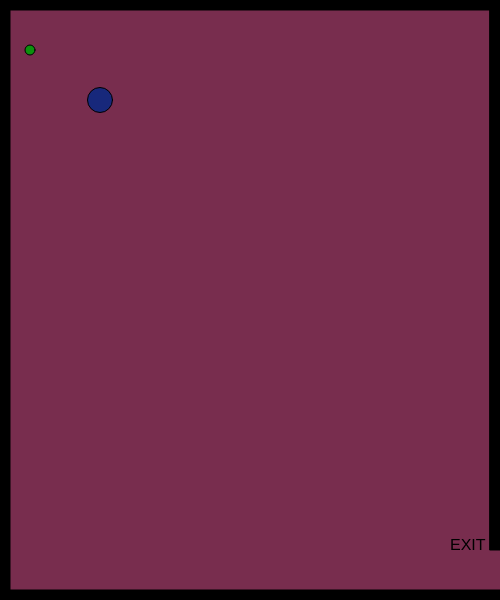
Frame 1 (no input)
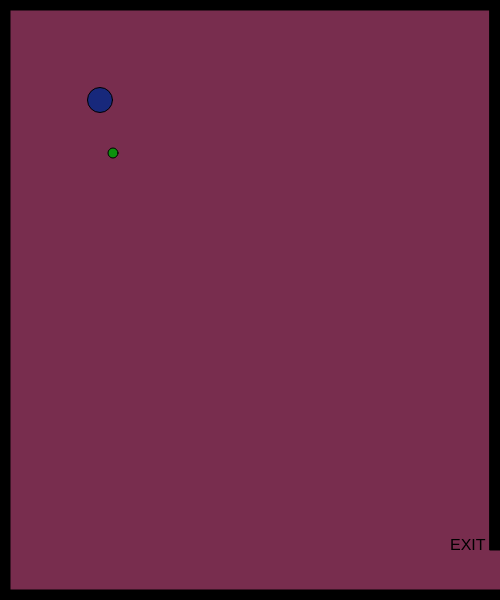
Frame 60 (no input)
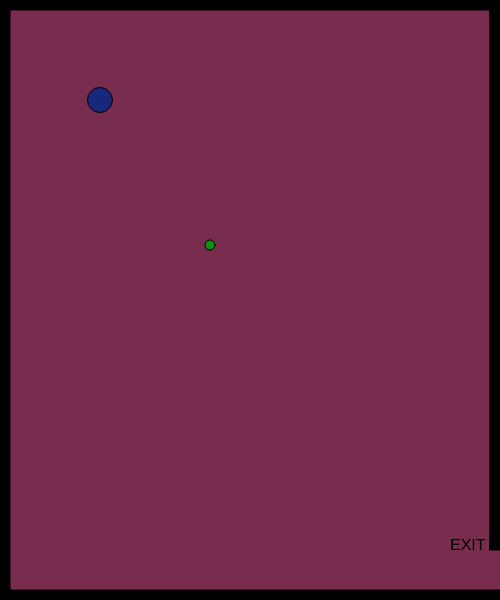
Frame 120 (the mouse pressed at the canvas centre since frame 60)

The p5.js sketch that drew these frames (run headless with seeded random() and noise() and a simulated clock; from frame 60 on, the mouse is pressed at the canvas centre):

// p5.js sketch
// ── sketch.js
// x and y for my character
var characterX = 100;
var characterY = 100;
// define the key codes for each letter
var w = 87; 
var s = 83;
var a = 65;
var d = 68;

// x and y for a shape
var shapeX = 30;
var shapeY = 50;
var shapeXSpeed;
var shapeYSpeed;

function setup()
{
    createCanvas(500, 600);
    // get a random speed when the it first starts
    shapeXSpeed = Math.floor(Math.random() * (Math.floor(Math.random() * 5)) + 1);
    shapeYSpeed = Math.floor(Math.random() * (Math.floor(Math.random() * 5)) + 1);
}

function draw()
{
    background(120,45,78);
    fill(0);
    // top border
    rect(0,0,width,10);
    // left border
    rect(0,0,10,height);
    // bottom border
    rect(0, height-10,width, 10);
    // right upper border
    rect(width-10,0,10,height-50);

    // exit message
    textSize(16);
    text("EXIT", width-50,height-50)

    //character
    fill(23,40,123);
    circle(characterX,characterY,25);

    // handle the keys
    if(keyIsDown(w))
    {
        characterY -= 10;   
    }
    if(keyIsDown(s))
    {
        characterY += 10;   
    }
    if(keyIsDown(a))
    {
        characterX -= 10;   
    }
    if(keyIsDown(d))
    {
        characterX += 10;   
    }

    // potential enemy
    fill(13,145,14);
    // draw the shape
    circle(shapeX, shapeY, 10);

     // get a random speed when the it first starts
     shapeXSpeed = Math.floor(Math.random() * (Math.floor(Math.random() * 5)) + 1);
     shapeYSpeed = Math.floor(Math.random() * (Math.floor(Math.random() * 5)) + 1);

    // move the shape
    shapeX += shapeXSpeed;
    shapeY += shapeYSpeed;
    // check to see if the shape has gone out of bounds
    if(shapeX > width)
    {
        shapeX = 0;
    }
    if(shapeX < 0)
    {
        shapeX = width;
    }
    if(shapeY > height)
    {
        shapeY = 0;
    }
    if(shapeY < 0)
    {
        shapeY = height;
    }
}

/*
function keyPressed() {
    if (keyCode === LEFT_ARROW) {
        characterX -= 10;
    } 
    else if (keyCode === RIGHT_ARROW) {
        characterX += 10;
    }
    else if (keyCode === UP_ARROW) {
        characterY -= 10;
    }
    else if (keyCode === DOWN_ARROW) {
        characterY += 10;
    }

  }
  */
